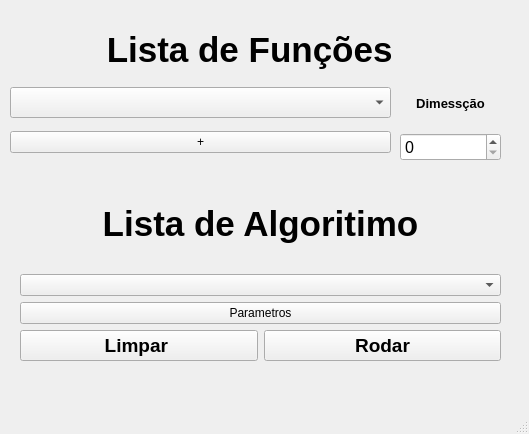
<?xml version="1.0" encoding="UTF-8"?>
<ui version="4.0">
 <class>MainWindow</class>
 <widget class="QMainWindow" name="MainWindow">
  <property name="geometry">
   <rect>
    <x>0</x>
    <y>0</y>
    <width>529</width>
    <height>434</height>
   </rect>
  </property>
  <property name="windowTitle">
   <string>MainWindow</string>
  </property>
  <widget class="QWidget" name="centralwidget">
   <widget class="QWidget" name="verticalLayoutWidget">
    <property name="geometry">
     <rect>
      <x>9</x>
      <y>20</y>
      <width>491</width>
      <height>59</height>
     </rect>
    </property>
    <layout class="QVBoxLayout" name="verticalLayout">
     <item>
      <widget class="QLabel" name="label_2">
       <property name="font">
        <font>
         <pointsize>26</pointsize>
         <weight>75</weight>
         <bold>true</bold>
        </font>
       </property>
       <property name="text">
        <string>Lista de Funções </string>
       </property>
       <property name="alignment">
        <set>Qt::AlignCenter</set>
       </property>
      </widget>
     </item>
    </layout>
   </widget>
   <widget class="QWidget" name="verticalLayoutWidget_3">
    <property name="geometry">
     <rect>
      <x>400</x>
      <y>80</y>
      <width>101</width>
      <height>81</height>
     </rect>
    </property>
    <layout class="QVBoxLayout" name="verticalLayout_3">
     <item>
      <widget class="QLabel" name="label">
       <property name="font">
        <font>
         <pointsize>10</pointsize>
         <weight>75</weight>
         <bold>true</bold>
        </font>
       </property>
       <property name="text">
        <string>Dimessção</string>
       </property>
       <property name="alignment">
        <set>Qt::AlignCenter</set>
       </property>
      </widget>
     </item>
     <item>
      <widget class="QSpinBox" name="ADD_ND_spinBox">
       <property name="font">
        <font>
         <pointsize>12</pointsize>
        </font>
       </property>
      </widget>
     </item>
    </layout>
   </widget>
   <widget class="QWidget" name="verticalLayoutWidget_2">
    <property name="geometry">
     <rect>
      <x>10</x>
      <y>80</y>
      <width>381</width>
      <height>81</height>
     </rect>
    </property>
    <layout class="QVBoxLayout" name="verticalLayout_2">
     <item>
      <widget class="QComboBox" name="List_FUN_comboBox">
       <property name="font">
        <font>
         <pointsize>14</pointsize>
         <weight>50</weight>
         <bold>false</bold>
        </font>
       </property>
      </widget>
     </item>
     <item>
      <widget class="QPushButton" name="ADD_FU_pushButton">
       <property name="text">
        <string>+</string>
       </property>
      </widget>
     </item>
    </layout>
   </widget>
   <widget class="QWidget" name="gridLayoutWidget">
    <property name="geometry">
     <rect>
      <x>20</x>
      <y>180</y>
      <width>481</width>
      <height>181</height>
     </rect>
    </property>
    <layout class="QGridLayout" name="gridLayout">
     <item row="0" column="0" colspan="2">
      <widget class="QLabel" name="label_3">
       <property name="font">
        <font>
         <pointsize>26</pointsize>
         <weight>75</weight>
         <bold>true</bold>
        </font>
       </property>
       <property name="text">
        <string>Lista de Algoritimo</string>
       </property>
       <property name="alignment">
        <set>Qt::AlignCenter</set>
       </property>
      </widget>
     </item>
     <item row="1" column="0" colspan="2">
      <widget class="QComboBox" name="list_Algo_comboBox"/>
     </item>
     <item row="2" column="0" colspan="2">
      <widget class="QPushButton" name="parametros_pushButton">
       <property name="text">
        <string>Parametros</string>
       </property>
      </widget>
     </item>
     <item row="3" column="1">
      <widget class="QPushButton" name="Rodar_pushButton">
       <property name="font">
        <font>
         <pointsize>14</pointsize>
         <weight>75</weight>
         <bold>true</bold>
        </font>
       </property>
       <property name="text">
        <string>Rodar</string>
       </property>
      </widget>
     </item>
     <item row="3" column="0">
      <widget class="QPushButton" name="limpar_pushButton">
       <property name="font">
        <font>
         <pointsize>14</pointsize>
         <weight>75</weight>
         <bold>true</bold>
        </font>
       </property>
       <property name="text">
        <string>Limpar </string>
       </property>
      </widget>
     </item>
    </layout>
   </widget>
  </widget>
  <widget class="QMenuBar" name="menubar">
   <property name="geometry">
    <rect>
     <x>0</x>
     <y>0</y>
     <width>529</width>
     <height>26</height>
    </rect>
   </property>
  </widget>
  <widget class="QStatusBar" name="statusbar"/>
 </widget>
 <resources/>
 <connections/>
</ui>
